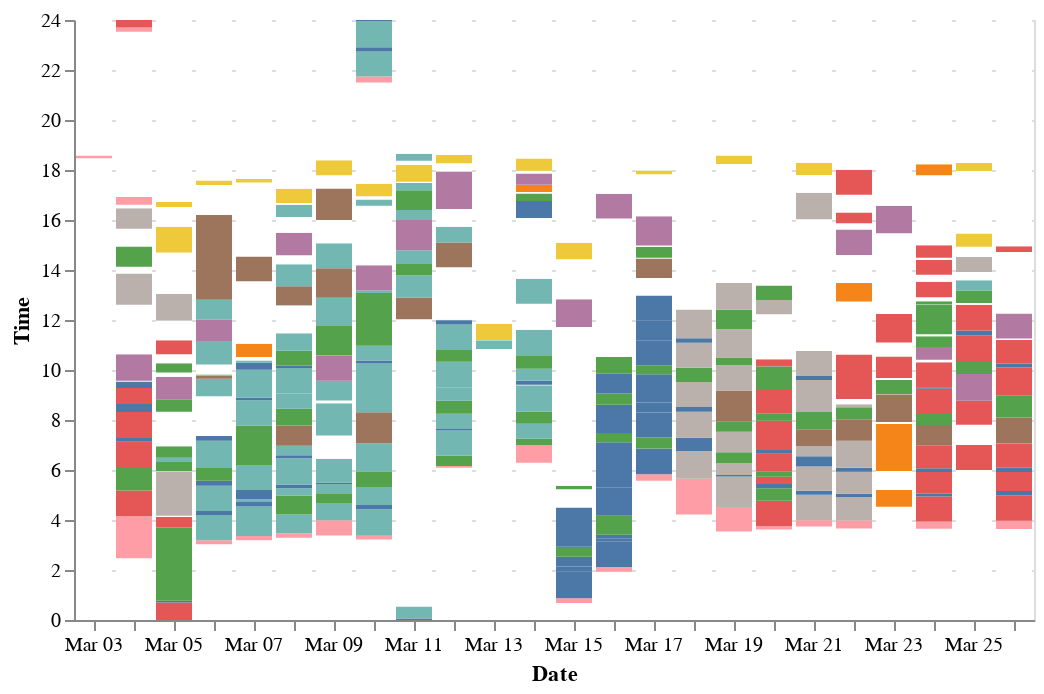

The cell this chart's notebook holds for it:
### Markdown cell above
Basically take rawData and make graphs in Altair. The graph below was hard to make... maybe try something simpler to start.

### Code cell
# Insert NA between things
fillAfter = rawData.loc[rawData['start'].shift(-1) != rawData['end'], 'end']
NAsDict = {'activity': ["N/A"]*len(fillAfter), "start": fillAfter, "end": [None]*len(fillAfter)}
NAs = pd.DataFrame(NAsDict)[:-1]

# These are for the beginning and end
beginningEndDict = {
    'activity': ["N/A"]*2, 
    "start": [min(rawData['start']).floor('D'), max(rawData['end'])], 
    "end": [min(rawData['start']), max(rawData['end']).ceil('D')]
}
beginningEnd = pd.DataFrame(beginningEndDict)

# This should come after everything is partitioned
midnightSeries = pd.date_range(min(rawData['start']).ceil('D'), max(rawData['end']).floor('D'))
midnightsDict = {'activity': [None]*len(midnightSeries), 'start': midnightSeries, 'end': [None]*len(midnightSeries)}
midnights = pd.DataFrame(midnightsDict)

# combine the NA with the non-NA
all = pd.concat([rawData, NAs, beginningEnd, midnights], ignore_index=True)
all = all.sort_values('start')
# Fill NA for added rows with correct values
all['end'] = all['end'].fillna(all['start'].shift(-1))
all['activity'] = all['activity'].fillna(method='ffill')
# For days crossing over, truncate at midnight
all.loc[all['start'].dt.day != all['end'].dt.day, 'end'] = all['start'].dt.ceil('D')
all.loc[all['start'] == all['end'], 'end'] = all['start'].shift(-1)
all['Hour'] = (all['end'] - all['start']).dt.total_seconds()/3600
all['day'] = all['start'].dt.floor('D')

selection = alt.selection_multi(fields=['activity'])
# multi = alt.selection_multi()
alt.Chart(all).mark_bar().encode(
    x = alt.X('monthdate(start):O', axis=alt.Axis(title='Date')),
    y=alt.Y('Hour', axis=alt.Axis(title="Time"), scale=alt.Scale(domain=(0, 24), clamp=True)), 
    order=alt.Order('start'), 
    color=alt.condition(alt.datum.activity == 'N/A', alt.value('white'), alt.Color('activity', legend=None)),
    opacity=alt.condition(selection, alt.value(1), alt.value(.2)),
    tooltip=[
        'activity:N', 
        alt.Tooltip('Hour:Q', format='.2f', title='hours'), 
        alt.Tooltip('start:T', format='%-I:%M %p', title='started'),
        alt.Tooltip('end:T', format='%-I:%M %p', title='ended')]
).add_selection(
    selection
)

### Figure 1 — Vega-Lite specification as saved in the notebook (floating-point values rounded to 4 significant figures; data arrays with more than 128 entries replaced by an {"elided": "..."} marker saying what was removed)
{"config": {"view": {"continuousWidth": 400, "continuousHeight": 300}}, "data": {"name": "data-49366dbb0d7604570517ab0f94bdf2ac"}, "mark": "bar", "encoding": {"color": {"type": "nominal", "condition": {"value": "white", "test": "(datum.activity === 'N/A')"}, "field": "activity", "legend": null}, "opacity": {"condition": {"value": 1, "selection": "selector009"}, "value": 0.2}, "order": {"type": "temporal", "field": "start"}, "tooltip": [{"type": "nominal", "field": "activity"}, {"type": "quantitative", "field": "Hour", "format": ".2f", "title": "hours"}, {"type": "temporal", "field": "start", "format": "%-I:%M %p", "title": "started"}, {"type": "temporal", "field": "end", "format": "%-I:%M %p", "title": "ended"}], "x": {"type": "ordinal", "axis": {"title": "Date"}, "field": "start", "timeUnit": "monthdate"}, "y": {"type": "quantitative", "axis": {"title": "Time"}, "field": "Hour", "scale": {"clamp": true, "domain": [0, 24]}}}, "selection": {"selector009": {"type": "multi", "fields": ["activity"]}}, "$schema": "https://vega.github.io/schema/vega-lite/v4.8.1.json", "datasets": {"data-49366dbb0d7604570517ab0f94bdf2ac": {"elided": "508 records"}}}
